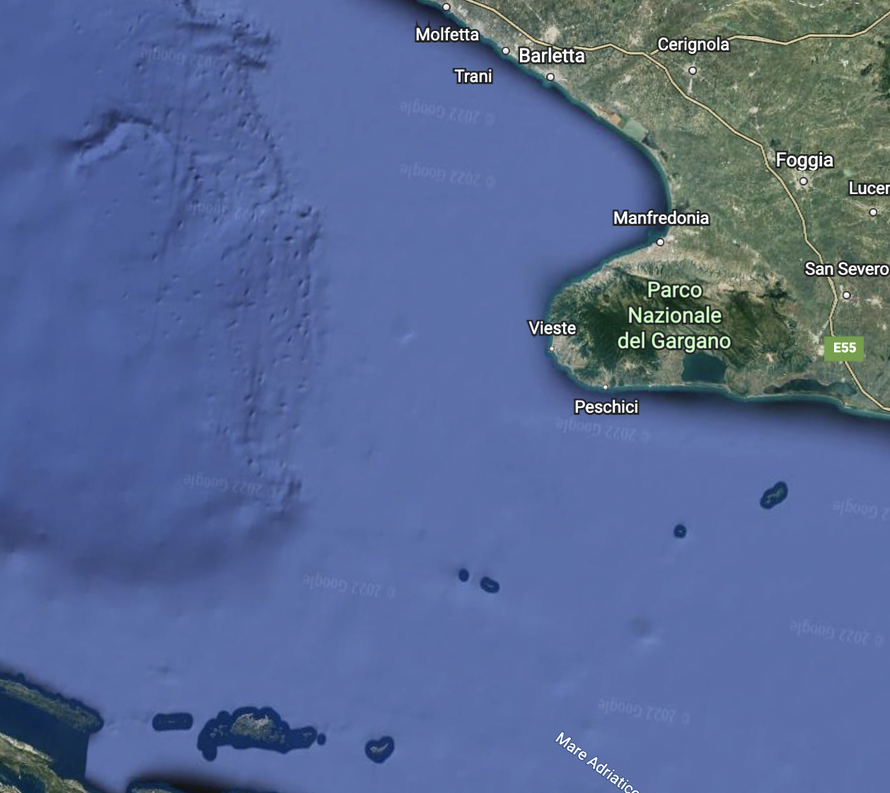
#> input picture analisi_phase4/img_analisi_report/gargano.png, 890 x 793 px, shrunk from 1258 x 1120 before the run, found by its file name
$ jupyter execute notebook.ipynb
#> lines starting #> are read from the running program, lines starting #| are printed output that depends on the picture
#> further down, original is the input picture: shape (793, 890, 3); mean B, G, R 148.1, 105.6, 87.4
# Description
This progam is used to process and analize the images recived from the phase3. </br>

After having selected the good imges, by analising them, it came out that the color mapped images based on the ndvi calculation had some errors. The ndvi image was infact cropped in a square that should have been centered but because its dimensions were calculated on the samples images and because propbably the positioning of the camera  in the ISS had been changed, the square that was produced by the programm during the flight is not centered and therefore neather the ndvi color mapped images are. This caused the image to have some black areas that altered the color mapping process because it altered the calculation of the contrast. Therefore using both python and other programs we performed some changes to every chosen image in order to make tham all the same and suitable for the next phases of the analisi. We also created copies of the chosen images cropped in the desired formact. </br></br>

The other main problem was that the color map chosen revealed not clear because although it makes very visible the different colors of the images it does not show clearly how the ndvi index value changes. Therefore we tried to resolve this problem by finding and using other color maps and after some testings we find one (from matplotlib color map reference) that was suitable for our needs. We wanted to reduce al much as possible the number of colors used in order to enhance even more the ndvi values. Whe also tried to avoid using color maps that could confuse. </br></br>

# NDVI calculation

[cell 1]
#importing the needed libraries
from cProfile import label
import numpy as np
import cv2
from matplotlib import pyplot as plt
from matplotlib import image as mpimg

We used parts of the phase 3 code in order to perform again the calculation of the ndvi values of every pixel of every image chosen.

[cell 2]
# function to increase the contrast
def contrast(img):
    in_min = np.percentile(img, 5)
#> in_min = 64
    in_max = np.percentile(img, 95)
#> in_max = 170

    out_min = 0.0
    out_max = 255.0

    out = img - in_min
    out *= ((out_min - out_max) / (in_min - in_max))
    out += in_min
    return out


# function to culculate the ndvi index
def calc_ndvi(img):
    # create the variabels for the 3 colors channels: red. green and blue
    b, g, r = cv2.split(img)
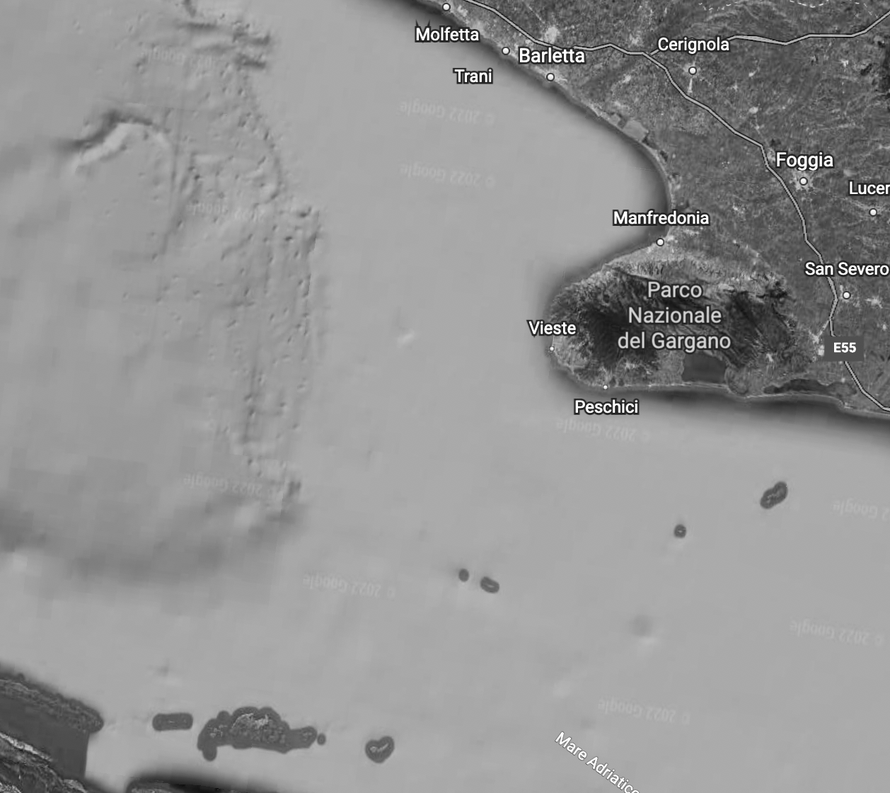
#> b: shape (793, 890) float64; min -89.96, max 523.5, mean 266.4; drawn with min black and max white
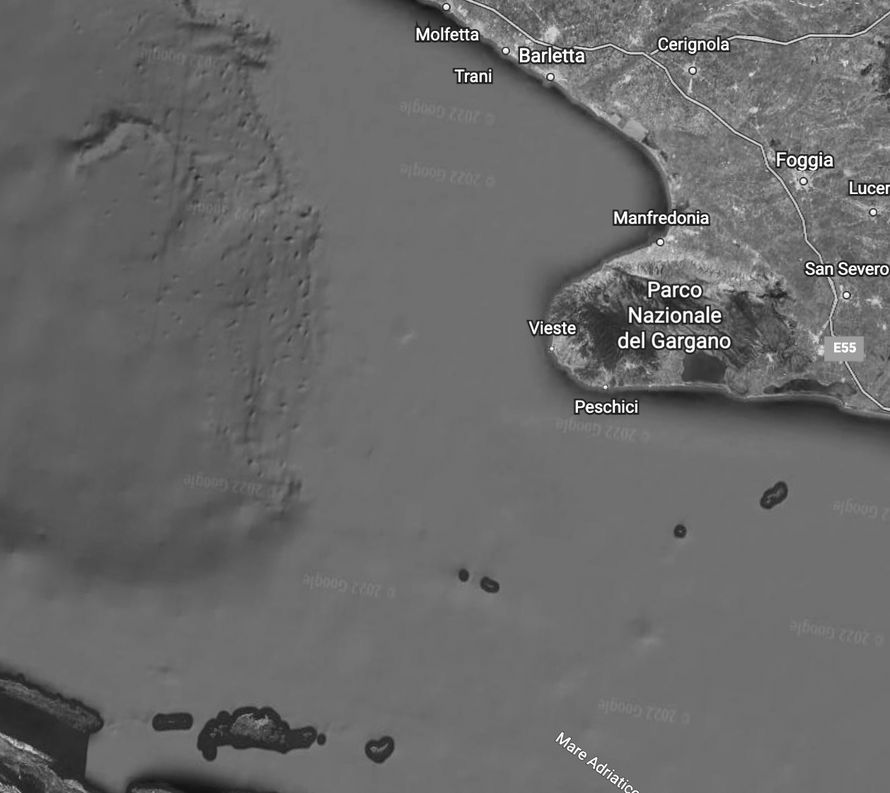
#> g: shape (793, 890) float64; min -89.96, max 523.5, mean 164; drawn with min black and max white
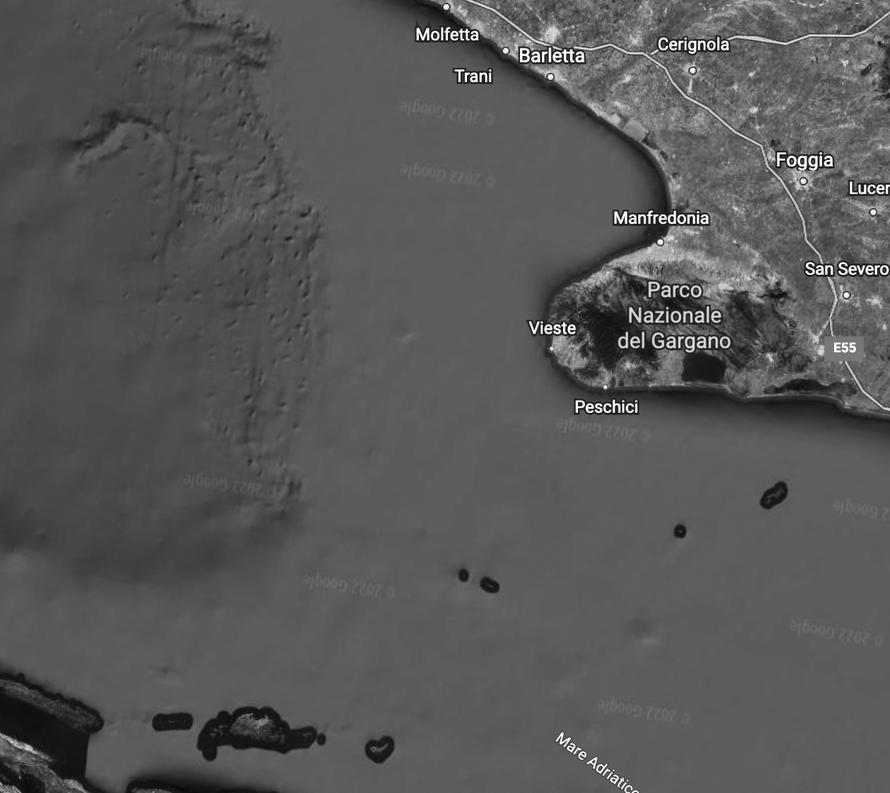
#> r: shape (793, 890) float64; min -89.96, max 523.5, mean 120.4; drawn with min black and max white

    # create bottom as the sum of the red and blue channel
    bottom = (r.astype(float) + b.astype(float))
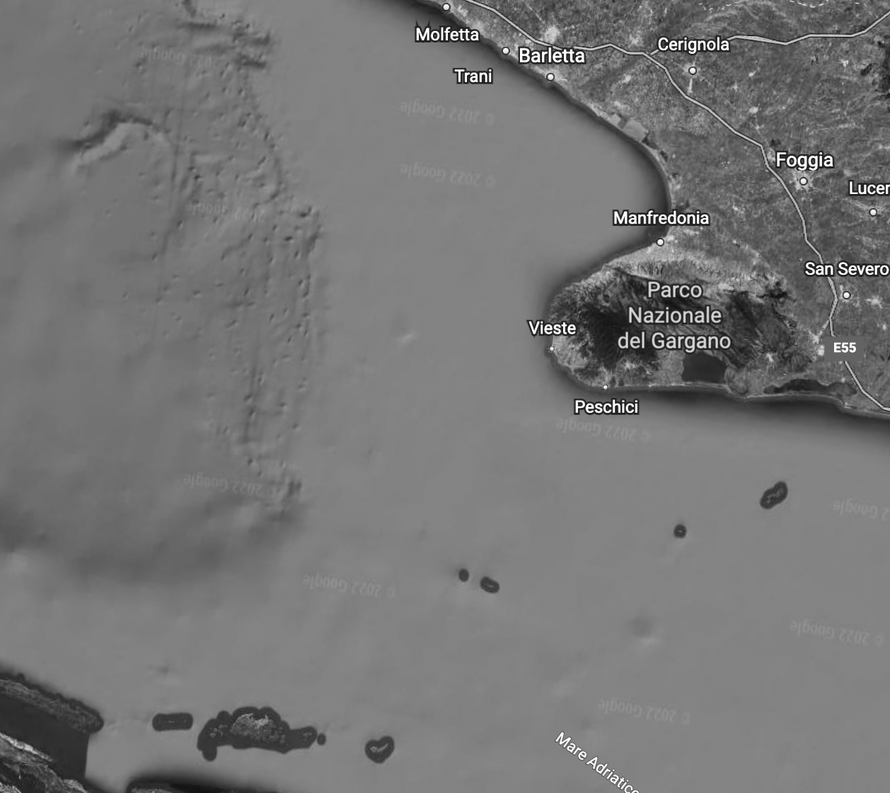
#> bottom: shape (793, 890) float64; min -179.9, max 1047, mean 386.8; drawn with min black and max white

    # initialize bottom
    # to avoid dividing by 0 wich won't give a risult
    bottom[bottom == 0] = 0.01

    # calculate the ndvi index
    ndvi = (b.astype(float) - r) / bottom
    return ndvi


# load the original IR img
#original = cv2.imread(f'img/chosen/131.png')
original = cv2.imread(f'/Users/tommasodognini/Documents/astroPi_F2D2/analisi_phase4/img_analisi_report/gargano.png')

# apply contrast to the original img
contrasted = contrast(original)

# calculate ndvi and apply contrast to the ndvi img to enhance the color mapping
ndvi = calc_ndvi(contrasted)
ndvi_contrasted = contrast(ndvi)

# Color mapping

[cell 3]
fig,(ax0, ax1)= plt.subplots(1,2, figsize=(14, 5))
# ax0
ax0.imshow(cv2.cvtColor(original, cv2.COLOR_BGR2RGB))
ax0.set_xticks([])
ax0.set_yticks([])
ax0.set_title('IR',fontsize=20 )

#ax1
imgplot = plt.imshow(ndvi_contrasted)
imgplot.set_cmap('YlGn')
cbar = plt.colorbar(orientation="vertical", shrink=1, pad=0.05, aspect=20)
#cbar.set_label(label='NDVI')
cbar.set_ticks([])
plt.clim(0,255)
plt.yticks([])
plt.xticks([])
ax1.set_title('NDVI', fontsize=20)
plt.show()
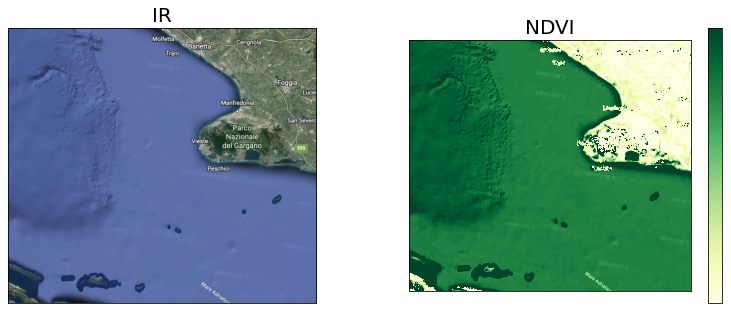
#> figure drawn by matplotlib, 3 panels
